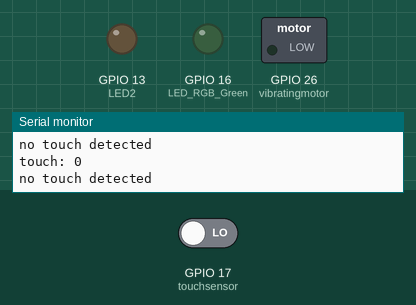
Bench run of a sketch on a simulated ESP32. Shown: switched loads named in the sketch (green lamp = pin HIGH), output pins drawn as LEDs (lit = HIGH), the last lines printed to the serial monitor. The test bench sets the inputs (shaded band); at power-on: GPIO 17 (touchsensor) LOW. Random numbers use the default seed unless the sketch sets one.

Above: at 2.8 s.
2.9 s: GPIO 17 (touchsensor) driven HIGH
At 3.9 s:
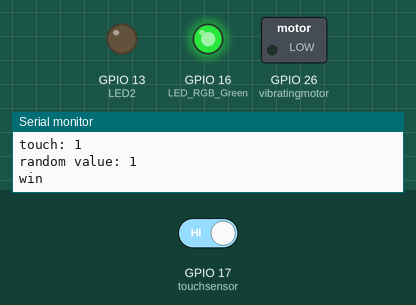
4.5 s: GPIO 17 (touchsensor) driven LOW
Timing chart, 0 to 7.5 s (numbered marks = the images above; inputs shaded):
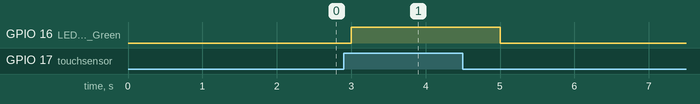

Measured:
- after the input at 2.9 s, GPIO 16 (LED_RGB_Green): LOW → HIGH after 0.10 s

The sketch:

CHAMELEON_Food_Code_Solution_Task5.ino
```cpp
// LED2 (built-in ESP32)
// GPIO
#define LED2 13

// LED_RGB_Green
// GPIO green color
#define LED_RGB_Green 16

// touch sensor
// GPIO
#define touchsensor 17

// vibrating motor
// GPIO
#define vibratingmotor 26

// servomotor
// library
// GPIO
// PWM properties servomotor
// define servomotor angles
// command_servomotor(): give the angle to the function command_servomotor() and move to the servomotor to the servomotor_Angle
//convert 0-180 degrees to 0-65536

// global variables
char serialprint_buffer[100];

// setup the components
void setup()
{
  // setup LED2 as OUTPUT
  pinMode(LED2, OUTPUT);

  // setup LED_RGB_Green as OUTPUT
  pinMode(LED_RGB_Green, OUTPUT);

  // setup the touch sensor as INPUT
  pinMode(touchsensor, INPUT);

  // setup vibrating motor
  pinMode(vibratingmotor, OUTPUT);

  // setup servomotor as OUTPUT
  // attach the channel to the GPIO to be controlled
  // define the PWM functionalities of the channel

  // setup the serial communication
  Serial.begin(9600);
}

void loop()
{
  // read and print the current touch sensor value to the serial monitor
  int touchsensor_value = digitalRead(touchsensor);
  sprintf(serialprint_buffer, "touch: %d", touchsensor_value);
  Serial.println(serialprint_buffer);

  // If a touch is detected, the food game begins.
  if (touchsensor_value == HIGH) {
    // generate a random value between 0 and 1
    int random_value = random(2);
    // print the random value into the serial monitor
    sprintf(serialprint_buffer, "random value: %d", random_value);
    Serial.println(serialprint_buffer);

    // If the random value is eqaual to 1, the player "wins". Change the color of the chameleon to green and start the tongue movement.
    if (random_value == 1) {
      // print the game status "win" into the serial monitor
      Serial.println("win");
      // turn off the red LED
      digitalWrite(LED2, LOW);
      // turn on the green LED
      digitalWrite(LED_RGB_Green, HIGH);
      // send the boolean LOW to the vibrating motor to stop vibrations
      digitalWrite(vibratingmotor, LOW);
      // create a movement of the servomotor to angle max and min
      delay(1000);
    }

    // If the random value is not eqaual to 1, the player "lose". Change the color of the chameleon to red and start the vibrating motor.
    else {
      // print the game status "lose" into the serial monitor
      Serial.println("lose");
      // turn on the red LED
      digitalWrite(LED2, HIGH);
      // turn off the green LED
      digitalWrite(LED_RGB_Green, LOW);
      // send the boolean HIGH to the vibrating motor to create vibrations
      digitalWrite(vibratingmotor, HIGH);
      delay(1000);
    }
  }

  // If no touch is detected, the game stops. Set the parametes of LED2, LED_RGB_Grenn and vibrating motor to LOW. Print the information "no touch detected" into the serial monitor.
  else {
    Serial.println("no touch detected");
    digitalWrite(LED2, LOW);
    digitalWrite(LED_RGB_Green, LOW);
    digitalWrite(vibratingmotor, LOW);
  }
  delay(1000);
}
```
